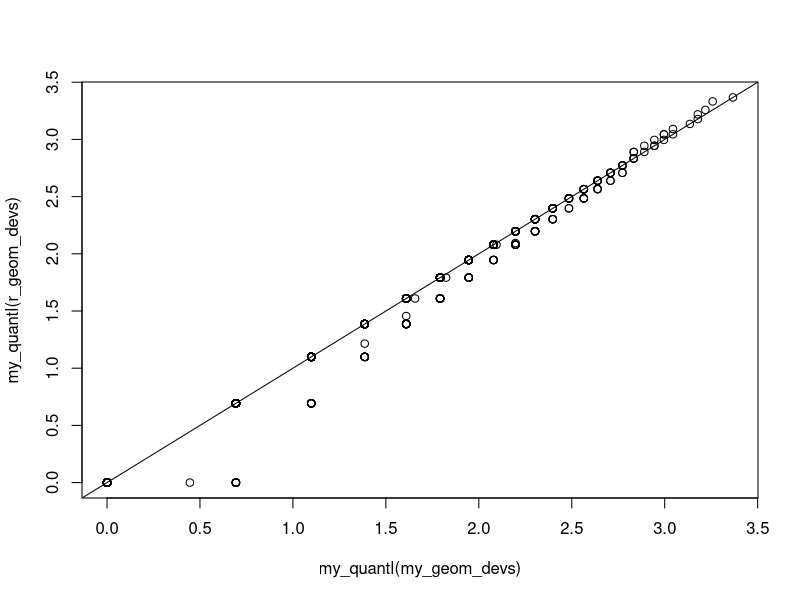

Write the R code that produced this figure.
## Learning distributions
# Goals: 1) generate geometric as a Poisson - exponential mixture
# 2) generate gamma (or Erlang, what is the special case here? ) as sum or mean
# of exponential distributions 
# 3) generate negative binomial as a Poisson - gamma (or Poisson - Erlang?)
# mixture


### here, lambda is the rate (i.e., mean and variance)
### k is resulting count
## probability density of X = k
poiFun <- function(lambda, k){
    lambda^k*exp(-lambda)/factorial(k)
}
# Check that I did it right
all.equal(poiFun(2, 5), dpois(5, 2))


#### lambda is the rate (sometimes people use 1/lambda called "scale")
### x is a non-negative real value
# probability density of X = x
expFun <- function(lambda, x){
    ifelse(x==0, 0, lambda * exp(-lambda * x))
}
#test
all.equal(expFun(lambda = 5, x = 2), dexp(2, 5))


## make a geometric
# probability density X = k
geomFun <- function(p, k){
    (1-p)^k*p
}

# verify

all.equal(geomFun(0.2, 5), dgeom(5, 0.2))

# make a geometric as a mixture of poisson and exponential
# maybe it will help to have the same parameters!
# make the exponential rate w.r.t. a probability p
# is this correct?
makeRate <- function(p){
    p/(1-p)
}


# ok, test that random deviates from my mixture are geometrically distributed
# focus on a probability p
# make a q-q plot

p <- 0.2
reps <- 5000
my_geom_devs <- rpois(reps
                      , lambda = rexp(reps
                                      , rate = makeRate(p)) )



r_geom_devs <- rgeom(reps, p)
# what if I just have my p and 1-p backwards?
rgd2 <- rgeom(reps, 1-p)

summary(r_geom_devs)
summary(my_geom_devs)
summary(rgd2)

# no, I didn't get the probability backwards, but also the distributions that I 
# thought would be the same have drastically different means.

# visualize with a q-q plot
my_quantl <- function(x){quantile(log(x), probs = seq(0.001,0.999,0.001))}
plot(my_quantl(my_geom_devs), my_quantl(r_geom_devs))
abline(0,1)
# oh no